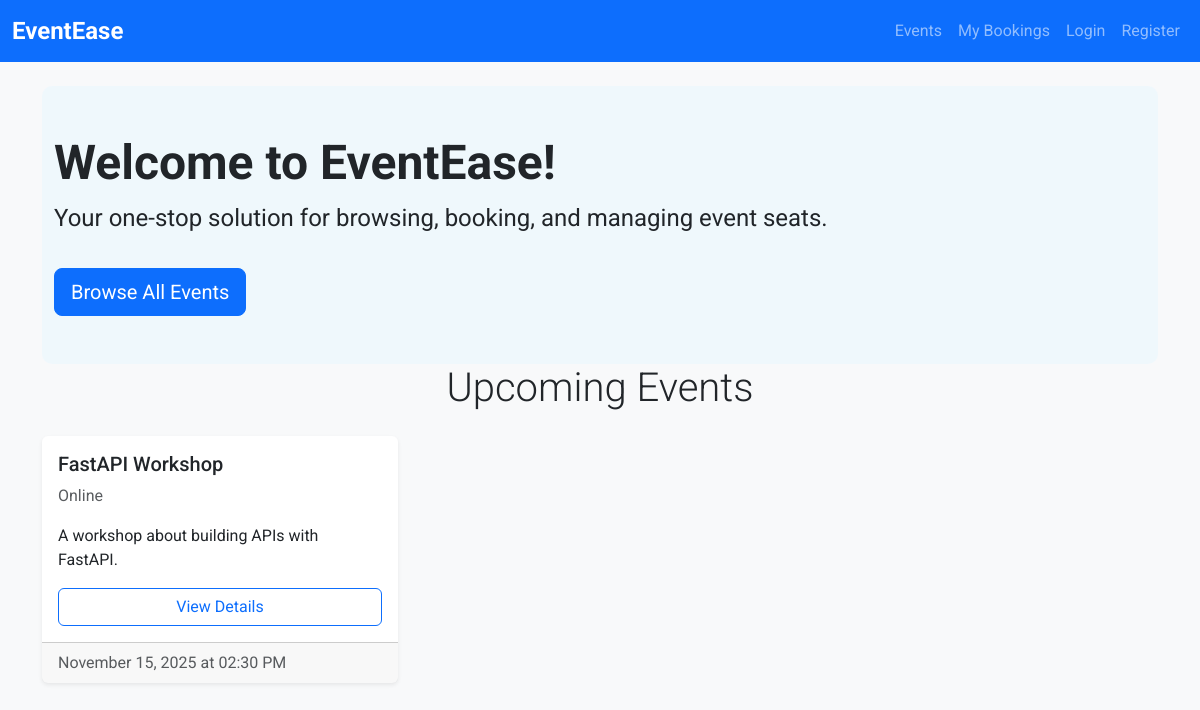
Before: / with the older database file.
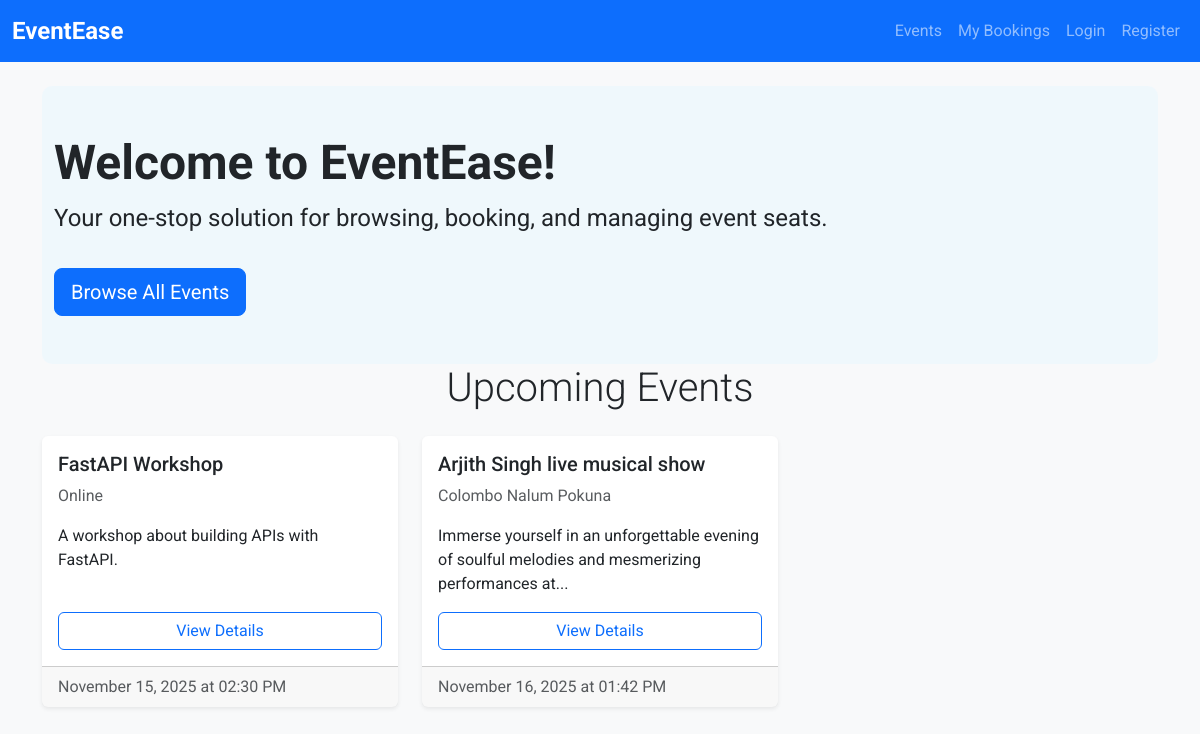
After: the same page with the newer database file.
### models.py (models this page shows)
class Event(Base):
    __tablename__ = "events"
    id = Column(Integer, primary_key=True, index=True)
    title = Column(String, index=True, nullable=False)
    description = Column(String)
    location = Column(String, nullable=False)
    date_time = Column(DateTime, nullable=False)
    total_seats = Column(Integer, nullable=False)
    available_seats = Column(Integer, nullable=False)
    creator_id = Column(Integer, ForeignKey("users.id"))
    creator = relationship("User", back_populates="events")
    bookings = relationship("Booking", back_populates="event")

### app.py (the view)
@app.get("/", include_in_schema=False)
def read_home(request: Request, db: Session = Depends(get_db)):
    events = event_crud.get_events(db, skip=0, limit=6)
    return templates.TemplateResponse(
        "home.html",
        {"request": request, "events": events} # Add events to context
    )

### templates/home.html (shortened to what this page needs)
{% extends "base.html" %}
{% block content %}
    <div class.="shadow-sm rounded-3 p-5 mb-4 text-center text-white"
         >
        <div class="container-fluid py-5" style="background-color: rgba(232, 247, 255, 0.5); border-radius: 10px;">
            <h1 class="display-5 fw-bold">Welcome to EventEase!</h1>
            <p class="fs-4">Your one-stop solution for browsing, booking, and managing event seats.</p>
            <a href="/events" class="btn btn-primary btn-lg mt-3">Browse All Events</a>
        </div>
    </div>
    <h2 class="display-6 text-center mb-4">Upcoming Events</h2>
    <div class="row">
        {% for event in events %}
        <div class="col-md-4 mb-4">
            <div class="card h-100 shadow-sm event-card">
                <div class="card-body d-flex flex-column">
                    <h5 class="card-title">{{ event.title }}</h5>
                    <p class="card-text text-muted">{{ event.location }}</p>
                    <p class="card-text">{{ event.description | truncate(100) }}</p>
                    <a href="/events/{{ event.id }}" class="btn btn-outline-primary mt-auto">View Details</a>
                </div>
                <div class="card-footer text-muted">
                    {{ event.date_time.strftime('%B %d, %Y at %I:%M %p') }}
                </div>
            </div>
        </div>
        {% else %}
        </div>
        <div class="col">
            <p class="text-center">No upcoming events. Please check back soon!</p>
        </div>
        {% endfor %}
    </div>
{% endblock %}

### templates/base.html (shortened to what this page needs)
<!DOCTYPE html>
<html lang="en">
<head>
    <link href="https://cdn.jsdelivr.net/npm/bootstrap@5.3.3/dist/css/bootstrap.min.css" rel="stylesheet">
    <link href="{{ url_for('static', path='/css/style.css') }}" rel="stylesheet">
</head>
<body>
    <nav class="navbar navbar-expand-lg navbar-dark bg-primary">
        <div class="container-fluid">
            <a class="navbar-brand" href="/">EventEase</a>
            <div class="collapse navbar-collapse" id="navbarNav">
                <ul class="navbar-nav ms-auto">
                    <li class="nav-item">
                        <a class="nav-link" href="/events">Events</a>
                    </li>
                    <li class="nav-item">
                        <a class="nav-link" href="/bookings/me">My Bookings</a>
                    </li>
                    <li class="nav-item">
                        <a class="nav-link" href="/users/login">Login</a>
                    </li>
                    <li class="nav-item">
                        <a class="nav-link" href="/users/register">Register</a>
                    </li>
                </ul>
            </div>
        </div>
    </nav>
    <main class="container mt-4">
        {% block content %}{% endblock %}
    </main>
</body>
</html>

### static/css/style.css (style rules this page uses)
body { font-family: 'Roboto', sans-serif; background-color: #f8f9fa; }
.navbar-brand { font-weight: 700; font-size: 1.5rem; }
.event-card { border: none; transition: all 0.3s ease; height: 100%; }

Changed rows visible on the page:
added Event: title "Arjith Singh live musical show", location "Colombo Nalum Pokuna", description "Immerse yourself in an unforgettable evening of soulful melodies and mesmerizing performances at...", date_time "November 16, 2025 at 01:42 PM"
